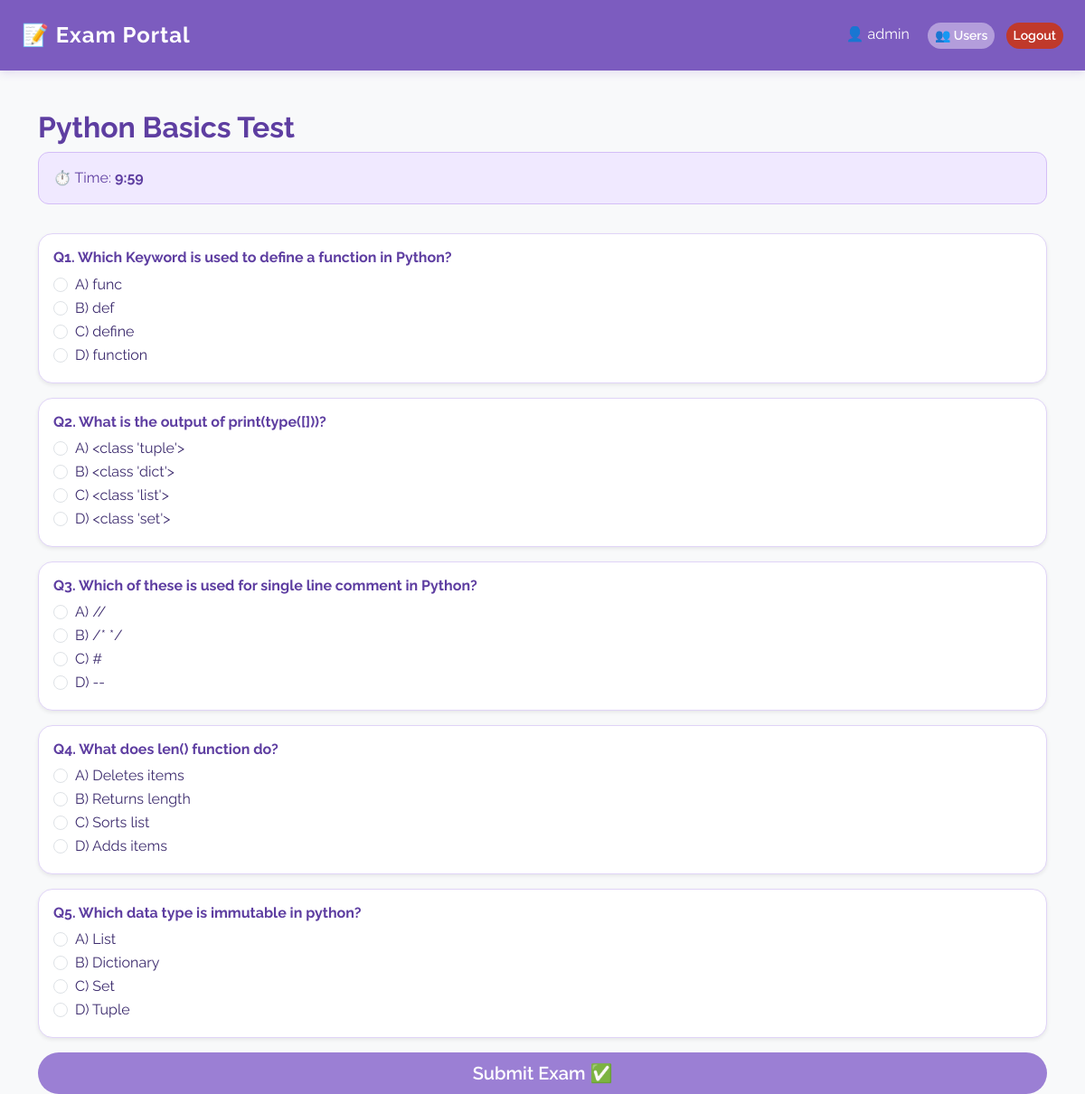
The page /exam/1/ (signed in) on the database its author committed.
### exam/models.py (models this page shows, shortened)
class Exam(models.Model):
    title = models.CharField(max_length=200)
    description = models.TextField()
    duration = models.IntegerField()  # minutes
    created_at = models.DateTimeField(auto_now_add=True)

class Question(models.Model):
    exam = models.ForeignKey(Exam, on_delete=models.CASCADE)
    question_text = models.TextField()
    option_a = models.CharField(max_length=200)
    option_b = models.CharField(max_length=200)
    option_c = models.CharField(max_length=200)
    option_d = models.CharField(max_length=200)
    correct_answer = models.CharField(max_length=1)  # A, B, C, D

### exam/views.py (the view, shortened to what this page needs)
# urls.py: path('exam/<int:exam_id>/', views.take_exam, name='take_exam'),
@login_required
def take_exam(request, exam_id):
    exam = get_object_or_404(Exam, id=exam_id)
    questions = Question.objects.filter(exam=exam)
    return render(request, 'take_exam.html', {'exam': exam, 'questions': questions})

### exam/templates/take_exam.html (shortened to what this page needs)
{% extends 'base.html' %}
{% block content %}
<div class="row">
    <div class="col-12 mb-3">
        <h2 class="fw-bold">{{ exam.title }}</h2>
        <div class="alert alert-warning">
            ⏱️ Time: <span id="timer" class="fw-bold"></span>
        </div>
    </div>
    <form method="POST">
        {% for question in questions %}
        <div class="card mb-3 shadow-sm">
            <div class="card-body">
                <h6 class="fw-bold">Q{{ forloop.counter }}. {{ question.question_text }}</h6>
                <div class="mt-2">
                    <div class="form-check">
                        <input class="form-check-input" type="radio" name="question_{{ question.id }}" value="A" required>
                        <label class="form-check-label">A) {{ question.option_a }}</label>
                    </div>
                    <div class="form-check">
                        <input class="form-check-input" type="radio" name="question_{{ question.id }}" value="B">
                        <label class="form-check-label">B) {{ question.option_b }}</label>
                    </div>
                    <div class="form-check">
                        <input class="form-check-input" type="radio" name="question_{{ question.id }}" value="C">
                        <label class="form-check-label">C) {{ question.option_c }}</label>
                    </div>
                    <div class="form-check">
                        <input class="form-check-input" type="radio" name="question_{{ question.id }}" value="D">
                        <label class="form-check-label">D) {{ question.option_d }}</label>
                    </div>
                </div>
            </div>
        </div>
        {% endfor %}
        <button type="submit" class="btn btn-success btn-lg w-100">Submit Exam ✅</button>
    </form>
</div>
{% endblock %}

### exam/templates/base.html (shortened to what this page needs)
{% load static %}
<!DOCTYPE html>
<html>
<head>
    <link href="https://cdn.jsdelivr.net/npm/bootstrap@5.3.0/dist/css/bootstrap.min.css" rel="stylesheet">
    <link rel="stylesheet" href="{% static 'css/style.css' %}">
</head>
<body>
<nav class="navbar navbar-dark px-4 py-3">
    <span class="navbar-brand fw-bold fs-4">📝 Exam Portal</span>
    <div>
        {% if user.is_authenticated %}
            <span class="text-white me-3">👤 {{ user.username }}</span>
            {% if user.is_staff %}
                <a href="{% url 'students_list' %}" class="btn btn-warning btn-sm me-2">👥 Users</a>
            {% endif %}
            <a href="{% url 'logout' %}" class="btn btn-danger btn-sm">Logout</a>
        {% else %}
            <a href="{% url 'login' %}" class="btn btn-primary btn-sm me-2">Login</a>
            <a href="{% url 'register' %}" class="btn btn-success btn-sm">Register</a>
        {% endif %}
    </div>
</nav>
<div class="container mt-4">
    {% block content %}
    {% endblock %}
</div>
</body>
</html>

### static/css/style.css (style rules this page uses)
* { margin: 0; padding: 0; box-sizing: border-box; font-family: 'Raleway', sans-serif; }
body { background: #f5f0ff; min-height: 100vh; color: #3d2c6e; }
.navbar { background: #7c5cbf !important; box-shadow: 0 2px 10px rgba(124, 92, 191, 0.2); padding: 12px 25px; }
.navbar-brand { color: white !important; font-weight: 700; letter-spacing: 1px; }
.text-white { color: white !important; }
.card { background: white; border: 1px solid #e0d4f7; border-radius: 16px; color: #3d2c6e; transition: transform 0.3s; box-shadow: 0 3px 12px rgba(124, 92, 191, 0.1); }
h2, h3, h4, h5, h6 { color: #5e3ea1; font-weight: 700; }
.btn-success { background: #9b7fd4; border: none; border-radius: 25px; color: white; font-weight: 600; }
.btn-danger { background: #c0392b; border: none; border-radius: 25px; color: white; font-weight: 600; }
.btn-warning { background: #b39ddb; border: none; border-radius: 25px; color: white; font-weight: 600; }
.alert-warning { background: #f0e9ff; border: 1px solid #d4bef7; color: #5e3ea1; border-radius: 12px; }
.container { padding-top: 20px; }

### exam/templates/base.html (style rules this page uses)
body { background-color: #f8f9fa; }
.navbar { background-color: #343a40; }

### rows shown on the page
Exam: title "Python Basics Test"
Question: question_text "Which Keyword is used to define a function in Python?", option_a "func", option_b "def", option_c "define", option_d "function"
Question: question_text "What is the output of print(type([]))?", option_a "<class 'tuple'>", option_b "<class 'dict'>", option_c "<class 'list'>", option_d "<class 'set'>"
Question: question_text "Which of these is used for single line comment in Python?", option_a "//", option_b "/* */", option_c "#", option_d "--"
Question: question_text "What does len() function do?", option_a "Deletes items", option_b "Returns length", option_c "Sorts list", option_d "Adds items"
Question: question_text "Which data type is immutable in python?", option_a "List", option_b "Dictionary", option_c "Set", option_d "Tuple"

### other values the page prints
{{ user.username }} "admin"
